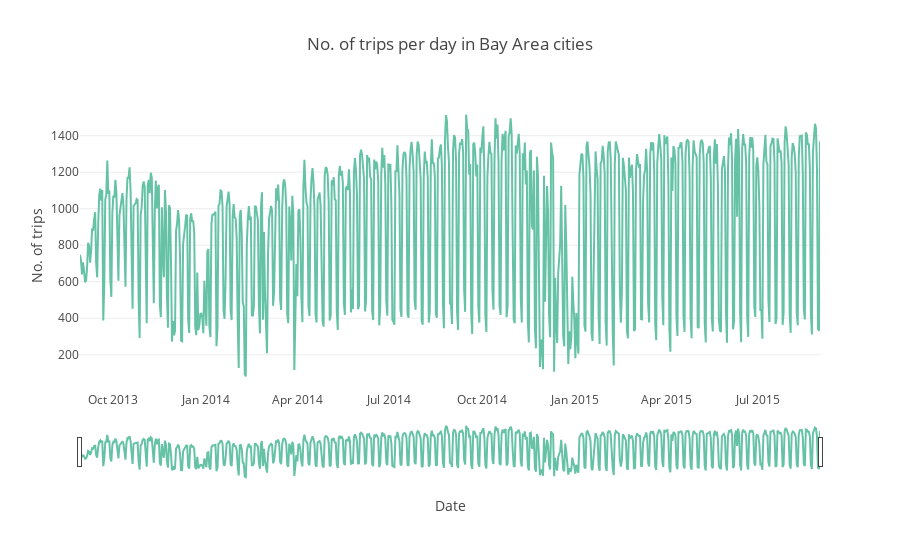

The cell this chart's notebook holds for it:
### Markdown cell above
The chart looks too crowded, as we have tried to cram in a wide time period into one chart. Thankfully, Plotly provides a very handy tool called the rangeslider, which will enable the user to just select a specific timeframe very easily. Let's see how.

### Code cell
configure_plotly_browser_state()
figure['layout'].update(
    xaxis=dict(
        rangeslider=dict(
            visible = True
        ),
        type='date'
    )
)

ply.iplot(figure)

### Figure 1 — Plotly figure (JSON) as saved in the notebook; plotly's stock layout.template omitted (floating-point values rounded to 4 significant figures; data arrays with more than 128 entries replaced by an {"elided": "..."} marker saying what was removed)
{"data": [{"name": "Daily", "mode": "lines", "y": {"elided": "733 int values"}, "x": {"elided": "733 str values"}, "line": {"color": "rgb(102,194,165)"}, "type": "scatter", "uid": "3336b1da-33d6-46e6-ba69-6ab9eaec2cbb"}], "layout": {"hovermode": "closest", "yaxis": {"title": {"text": "No. of trips"}}, "xaxis": {"title": {"text": "Date"}, "type": "date", "rangeslider": {"visible": true}, "showgrid": false}, "title": {"text": "No. of trips per day in Bay Area cities"}}}
